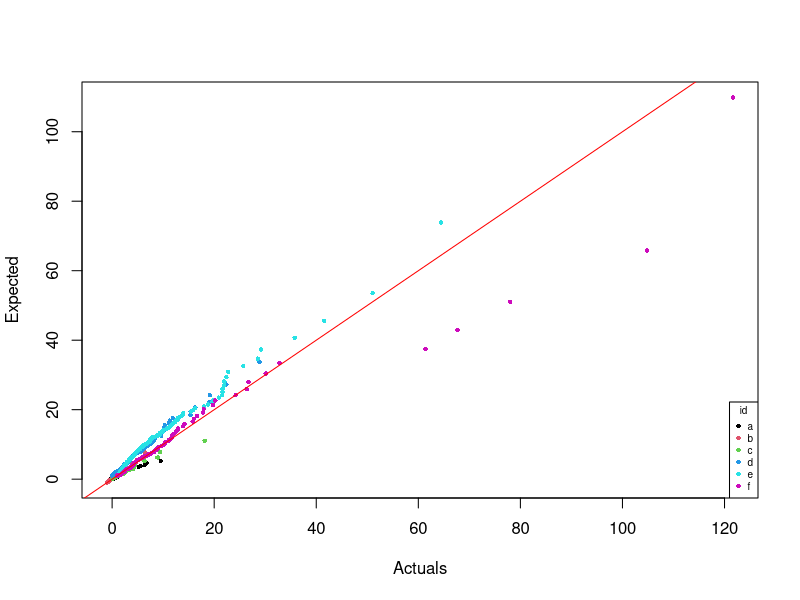
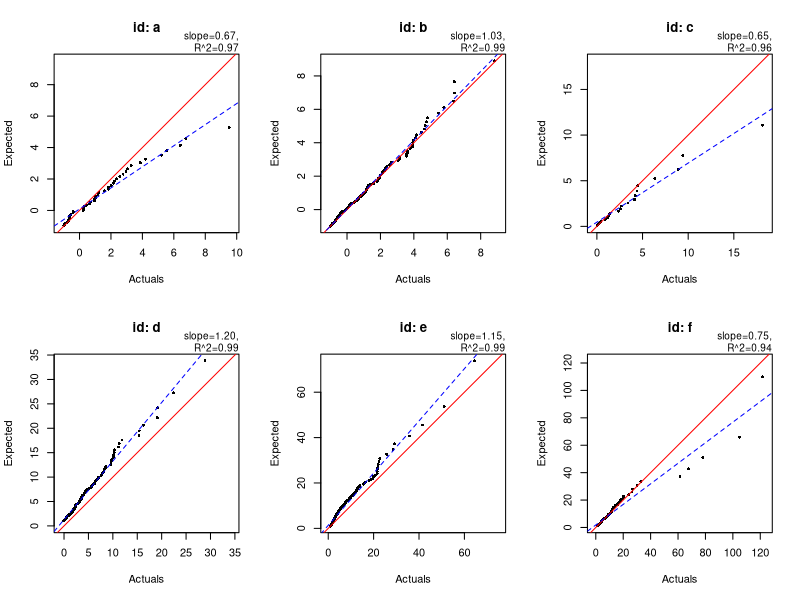
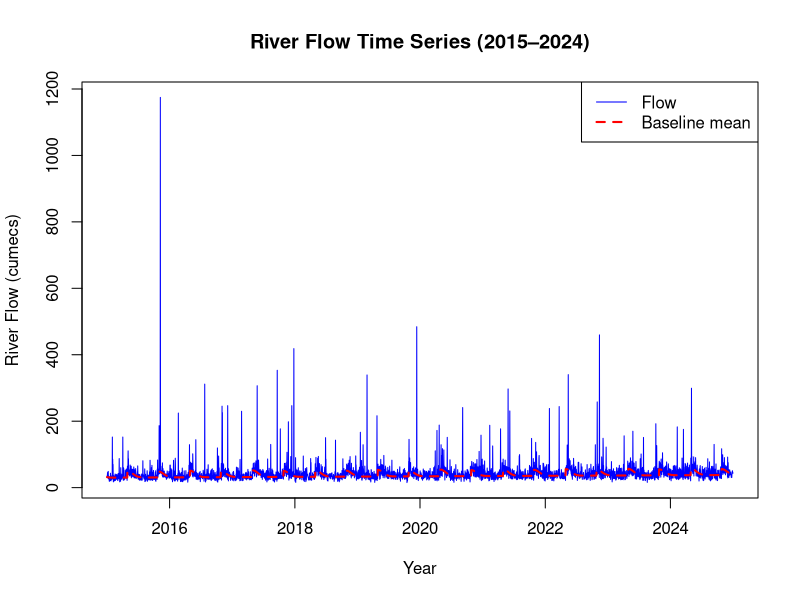
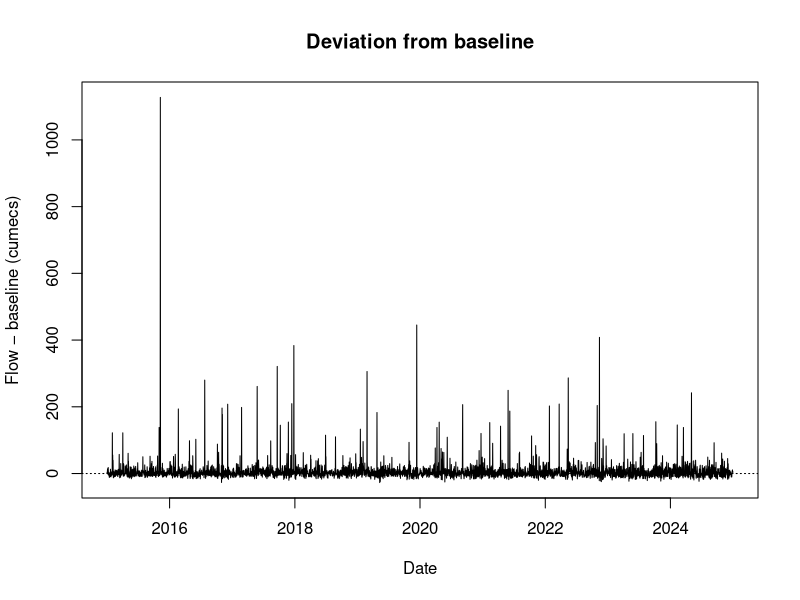
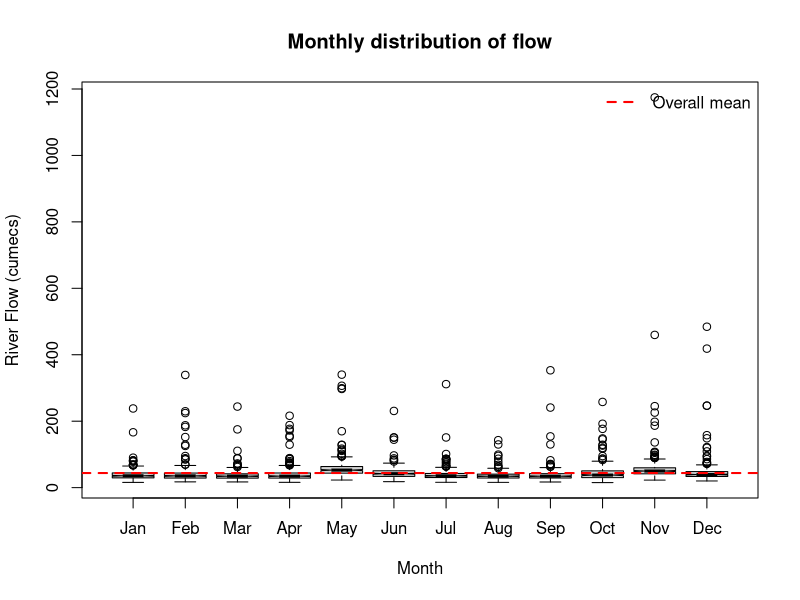
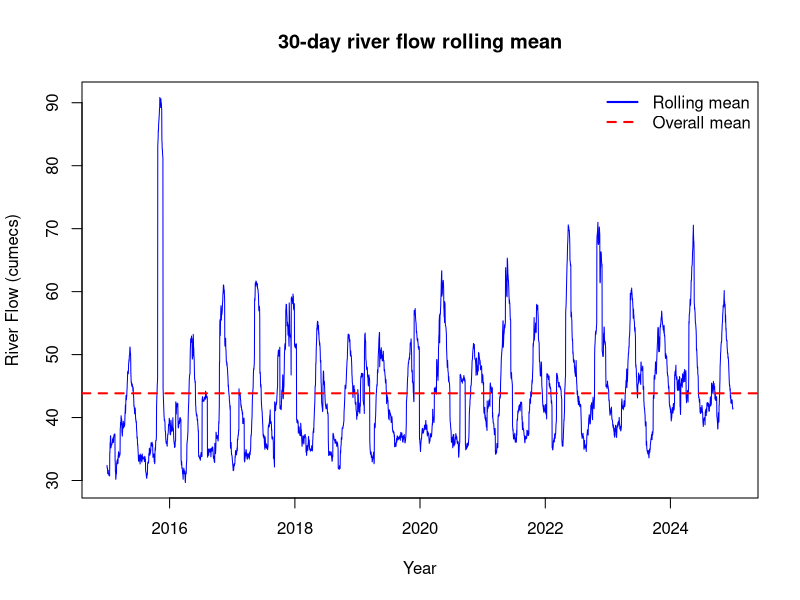
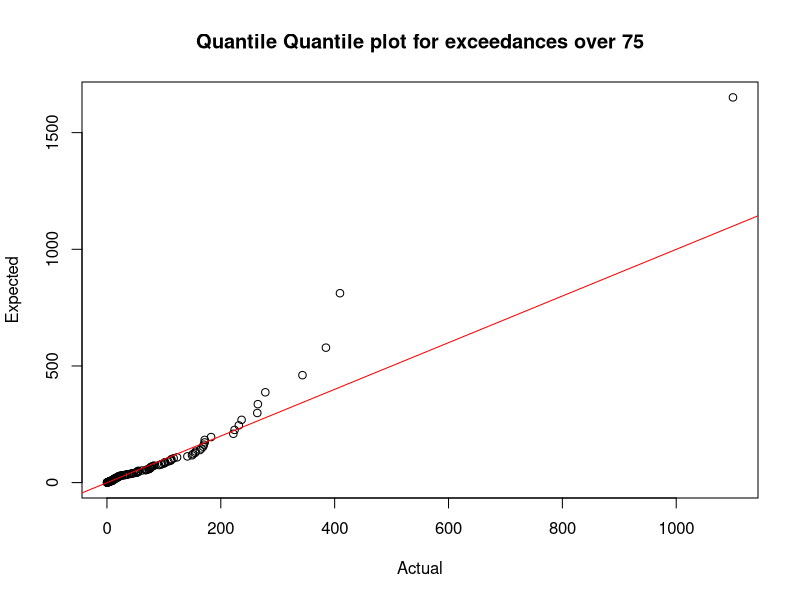

Recreate these plots in R, in order.
## ---- chunk 1
qgpd <- function (p, sigma=1, xi=0, u=0){
  len <- max(length(p), length(sigma), length(xi), length(u))
  p <- rep_len(p, len)
  sigma <- rep_len(sigma, len)
  xi <- rep_len(xi, len)
  u <- rep_len(u, len)
  
  safe_xi <- ifelse(xi==0, 1, xi)
  
  value <- ifelse(
    xi == 0,
    u - sigma * log1p(-p),
    u + ((1 - p)^(-xi) - 1) * sigma / safe_xi)
  maxp <- u - sigma/safe_xi
  
  # Ensuring our range is correct
  value <- ifelse(xi<0 & p==1, maxp, value)
  value <- ifelse(xi<0 & p<1 & maxp <= value, NaN, value)
  
  # Handling forbidden inputs
  inadmissable <-
  (is.na(p))|(is.na(sigma))|(is.na(xi))|(is.na(u))|
  (!is.numeric(p))|(!is.numeric(sigma))|(!is.numeric(xi))|(!is.numeric(u))|
  (p < 0)|(p > 1)|(sigma <= 0)

  if (any(inadmissable, na.rm = TRUE)) warning("NaNs produced")
  value[inadmissable] <- NaN
  
  value
  
}

## ---- chunk 2
qgpd(0.5,2,-0.4,1.5)
qgpd(0.75,2,-0.4,1.5)
qgpd(0.99,2,-0.4,1.5)
## ---- chunk 3
#| echo: false

# Reading our inputs:
gpd_parameters <- read.csv("gpd_parameters.csv")
gpd_samples <- read.csv("gpd_samples.csv")

# Mapping from our samples vector to our parameters table: 
row <- match(gpd_samples$set_id, gpd_parameters$id)

# Ranking our samples:
class_ranking <- ave(gpd_samples$value, gpd_samples$set_id, FUN = rank)

# Using our samples to generate our p-values:
n <- gpd_parameters$size[row]
p <- (class_ranking - 0.5) / n

# Formatting (necessary for the legend):
f   <- factor(gpd_samples$set_id)
cols <- as.integer(f)
ptch <- 16
pt.cex <- 0.6

expected_q <- qgpd(
  p, 
  gpd_parameters$sigma[row], 
  gpd_parameters$xi[row],
  gpd_parameters$u[row]
)

# Graphing our actual vs expected (using our p-values to generate our expected):
plot(
x = gpd_samples$value, 
y = expected_q,
xlab = "Actuals",
ylab = "Expected",
col = cols,
pch = ptch,
cex = pt.cex
)

# Adding our y=x line:
abline(0,1,col="red")

# Adding our legend:
legend(
  "bottomright",
  title = "id",
  legend = levels(f),
  col = 1:6,
  pch = ptch,
  cex = pt.cex,
  bty = "o")

## ---- chunk 4
#| echo: false

# Making six QQ plots (with one per id):
ids <- levels(f)

# Setting up the grid for our 6 smaller QQ plots:
op <- par(mfrow = c(2, 3))

# Building our plots:
for(id in ids){
  
  # Separating our various ids
  filt <- gpd_samples$set_id == id

  # Ensuring our plots don't appear too small when plotted
  limits <- range(c(gpd_samples$value[filt], expected_q[filt]), finite = TRUE)
  
  # Plotting the graph
  plot(
    x = gpd_samples$value[filt],
    y = expected_q[filt],
    xlab = "Actuals",
    ylab = "Expected",
    main = paste("id:", id),
    pch  = ptch,
    cex  = pt.cex,
    xlim = limits,
    ylim = limits,
    asp  = 1
  )
  
  # Fitting a y=x line
  abline(0, 1, col = "red")
  
  # Adding a line of best fit through our plotted samples
  bestfit <- lm(expected_q[filt] ~ gpd_samples$value[filt])
  abline(bestfit, col = "blue", lty = 2)

  # Annotating our figure
  mtext(
    sprintf(
      "slope=%.2f,
      R^2=%.2f",
      coef(bestfit)[2],
      summary(bestfit)$r.squared),
      side = 3,
      adj = 1,
      cex = 0.6)
  }

# Reverting from grids back to normal:
par(op)

## ---- chunk 5
#| echo: false

cor_results <- tapply(
  seq_along(expected_q),                 
  gpd_samples$set_id,
  function(filt) {
    cor(gpd_samples$value[filt], expected_q[filt])   
  }
)

# Displaying correlations by id:
cor_results

## ---- chunk 6
#| echo: false

# Reading our inputs:
riverflow <- read.csv("riverflow_2015_2024.csv")

# Formating dates:
riverflow$date <- as.Date(riverflow$date, format = "%Y-%m-%d")

# Time Series of flow data:
plot(
x = riverflow$date,
y = riverflow$flow,
type = "l",
col = "blue",
xlim = range(riverflow$date, na.rm = TRUE),
ylim = range(riverflow$flow, na.rm = TRUE),
xlab = "Year",
ylab = "River Flow (cumecs)",
main = "River Flow Time Series (2015–2024)"
)

# Time Series of baseline mean:
lines(
x = riverflow$date,
y = riverflow$baseline_mean,
col = "red",
lty = 2,
lwd = 2)

# Legend:
legend(
"topright",
legend = c("Flow", "Baseline mean"),
col = c("blue", "red"), 
lty = c(1, 2),
lwd = c(1, 2),
bty = "o")


# Time series plot of flow minus baseline mean. 
plot(
x = riverflow$date,
y = riverflow$flow - riverflow$baseline_mean,
type = "l",
xlab = "Date", 
ylab = "Flow − baseline (cumecs)",
main = "Deviation from baseline"
)
abline(h = 0, lty = 3)


## ---- chunk 7

# Adding another column:
riverflow$month <- factor(format(riverflow$date, "%b"), levels = month.abb)

# Box and Whisker plot:
boxplot(
flow ~ month,
data = riverflow,
ylab = "River Flow (cumecs)",
xlab = "Month",
main = "Monthly distribution of flow",
notch = TRUE,
outline = TRUE)
abline(h = mean(riverflow$flow), col = "red", lwd = 2, lty = 2)
legend("topright", legend = "Overall mean", col = "red", lwd = 2, lty = 2, bty = "n")
## ---- chunk 8
#| echo: false

window <- 30
row_number <- nrow(riverflow)
rolling_mean <- rep(NA, row_number)

for(i in seq_len(row_number)){
  rolling_mean[i] <- mean(riverflow$flow[max(1,i-floor(window/2)):min(row_number,i+floor(window/2))],na.rm=TRUE)
}

# Plotting the rolling mean
plot(
  x=riverflow$date,
  y=rolling_mean,
  type="l",
  col="blue",
  xlab="Year",
  ylab="River Flow (cumecs)",
  main="30-day river flow rolling mean")

# Add overall mean as a dashed red line
abline(h = mean(riverflow$flow, na.rm = TRUE), col = "red", lty = 2, lwd = 2)

# Add legend
legend("topright", legend = c("Rolling mean", "Overall mean"),
       col = c("blue", "red"), lty = c(1, 2), lwd = 2, bty = "n")
## ---- chunk 9
#| echo: false

# Set up, so that we can use the formula from question 2:
over75 <- riverflow$flow[riverflow$flow > 75]
p <- (rank(over75)-0.5)/length(over75)

# Quantile Quantile Plot comparing the actual versus expected data:
plot(
x = sort(over75)-75,
y = sort(qgpd(p,29.7,0.62,0)), 
xlab = "Actual",
ylab = "Expected",
main = "Quantile Quantile plot for exceedances over 75")
abline(0, 1, col = "red")
